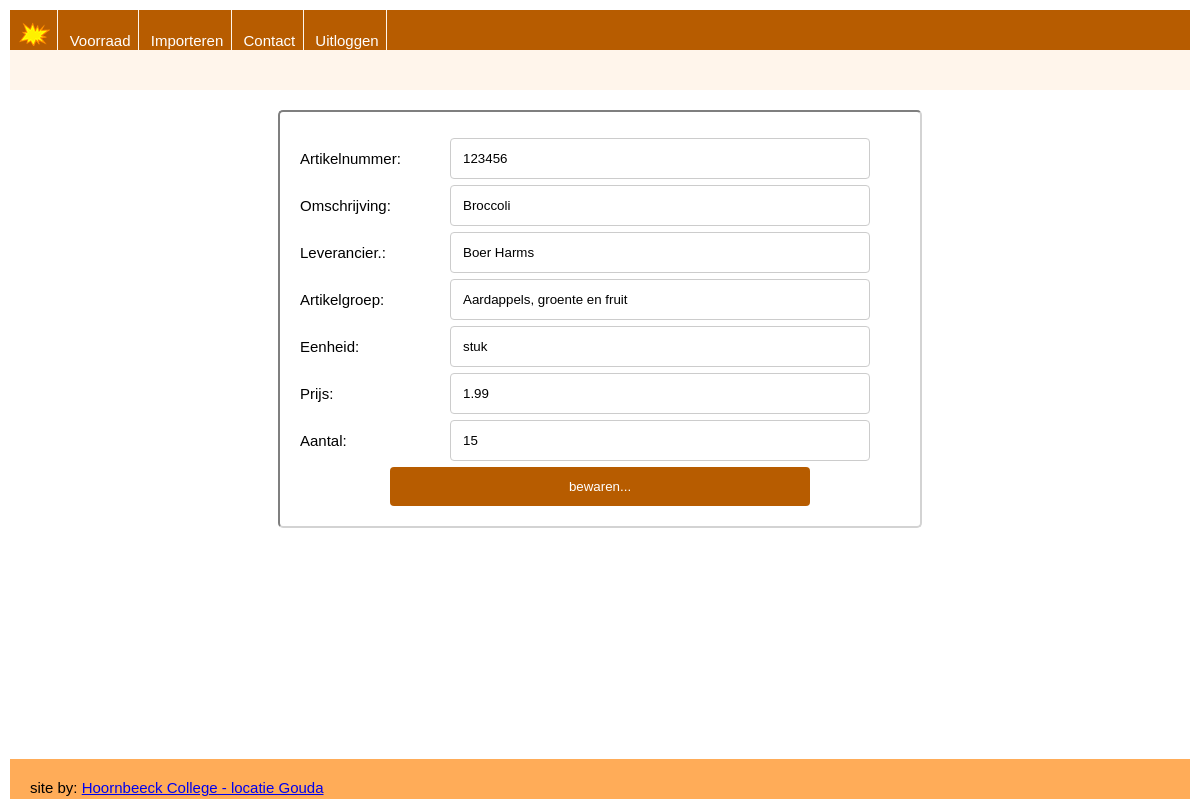
/product_edit.php?id=1 (signed in), run on the app's committed database.
### tables this page shows
CREATE TABLE `product` (
  `id` int(11) NOT NULL AUTO_INCREMENT,
  `artikelnummer` int(11) NOT NULL,
  `omschrijving` varchar(50) NOT NULL,
  `leverancier` varchar(50) NOT NULL,
  `artikelgroep` varchar(50) NOT NULL,
  `eenheid` varchar(10) NOT NULL,
  `prijs` decimal(5,2) NOT NULL,
  `aantal` int(11) NOT NULL,
  `create_time` timestamp NULL DEFAULT CURRENT_TIMESTAMP,
  `update_time` timestamp NULL DEFAULT CURRENT_TIMESTAMP ON UPDATE CURRENT_TIMESTAMP,
  PRIMARY KEY (`id`),
  UNIQUE KEY `artikelnummer_UNIQUE` (`artikelnummer`)
);

### product_edit.php (the view, shortened to what this page needs)
<?php
include 'inc/header.php';
echo '<header class="head">';
echo '</header>';
echo '<main class="main-content">';
echo '<div id="frmDetail">';
if (isset($_GET["id"])) {
    $productId=$_GET["id"];
}
else {
    echo 'Product niet gevonden...';
    header('refresh: 2; url=voorraad.php');
}
$qryProduct = "SELECT id, artikelnummer, omschrijving, leverancier, artikelgroep, eenheid, prijs, aantal
        FROM product
        WHERE id={$productId}";
$resultProduct = mysqli_query($dbconn, $qryProduct);
$product=mysqli_fetch_assoc($resultProduct);
?>
<div>
    <form action ="dataverwerken.php" method="POST" class="frmDetail">
        <label for="fproductnr">Artikelnummer:</label>
        <input type="text" name="artikelnummer" value="<?php echo $product["artikelnummer"];?>" id="fproductnr">
        <label for="fproductomschrijving">Omschrijving:</label>
        <input type="text" name="omschrijving" value="<?php echo $product["omschrijving"];?>" id="fproductomschrijving">
        <label for="fLeverancier">Leverancier.:</label>
        <input type="text" name="leverancier" value="<?php echo $product["leverancier"];?>" id="fLeverancier">
        <label for="fArtikelgroep">Artikelgroep:</label>
        <input type="text" name="artikelgroep" value="<?php echo $product["artikelgroep"];?>" id="fArtikelgroep">
        <label for="fEenheid">Eenheid:</label>
        <input type="text" name="eenheid" value="<?php echo $product["eenheid"];?>" id="fEenheid">
        <label for="fPrijs">Prijs:</label>
        <input type="text" name="prijs" value="<?php echo $product["prijs"];?>" id="fPrijs">
        <label for="fAantal">Aantal:</label>
        <input type="text" name="aantal" value="<?php echo $product["aantal"];?>" id="fAantal">
        <div class="submitbtn">
            <input type="submit" name="submit" value="bewaren..." class="btnDetailSubmit">
        </div>
    </form>
</div>
<?php
echo '</div>';
echo '</main>';
include ("inc/footer.php");
?>

### css/nav.css (style rules this page uses)
:root { --primary0: rgba(183, 92, 0, 1); --primary1: rgba(254,128, 0,1); --primary2: rgba(255,172, 88,1); --primary3: rgba(255,245,235,1); --primary4: rgba(255,255,255,1); --hover: rgba(255,245,235,1); }
body { margin: 0; padding: 0; font-size: 15px; font-family: heebo, verdana, sans-serif; background-color: var(--primary4); }

### css/style.css (style rules this page uses)
:root { --primary0: rgba(183, 92, 0, 1); --primary1: rgba(254,128, 0,1); --primary2: rgba(255,172, 88,1); --primary3: rgba(255,245,235,1); --primary4: rgba(255,255,255,1); --hover: rgba(255,245,235,1); }
* { box-sizing: border-box; margin: 0; padding: 0; }
body { margin: 10px; }
.head { background-color: var(--primary3); padding: 10px; grid-area: head; }
.main-content { background-color: var(--primary4); padding: 20px; grid-area: main; height: 100%; }
input[type=text], input[type=password] { width: 70%; padding: 12px; border: 1px solid #ccc; border-radius: 4px; resize: vertical; }
input[type=submit] { background-color: var(--primary0); color: white; width: 100%; padding: 12px 20px; border: none; border-radius: 4px; cursor: pointer; float: none; position: relative; }
#frmDetail > * { margin: auto; background-color: var(--primary4); border:lightgray inset 2px; border-radius: 5px; padding: 20px; }
#frmDetail { display: flex; height: 300px; }
.frmDetail { width: 600px; }
.frmDetail label { padding: 12px 5px 2px 0; display: flex; float: left; width: 25%; margin-top: 6px; }
.frmDetail input { float: left; width: 70%; margin-top: 6px; }
.submitbtn { width: 100%; display: flex; justify-content: center; }

### data on the page
product: artikelnummer "123456", omschrijving "Broccoli", leverancier "Boer Harms", artikelgroep "Aardappels, groente en fruit", eenheid "stuk", prijs "1.99", aantal "15"

### other printed values
$arContactgegevens['developer'] "Hoornbeeck College - locatie Gouda"
